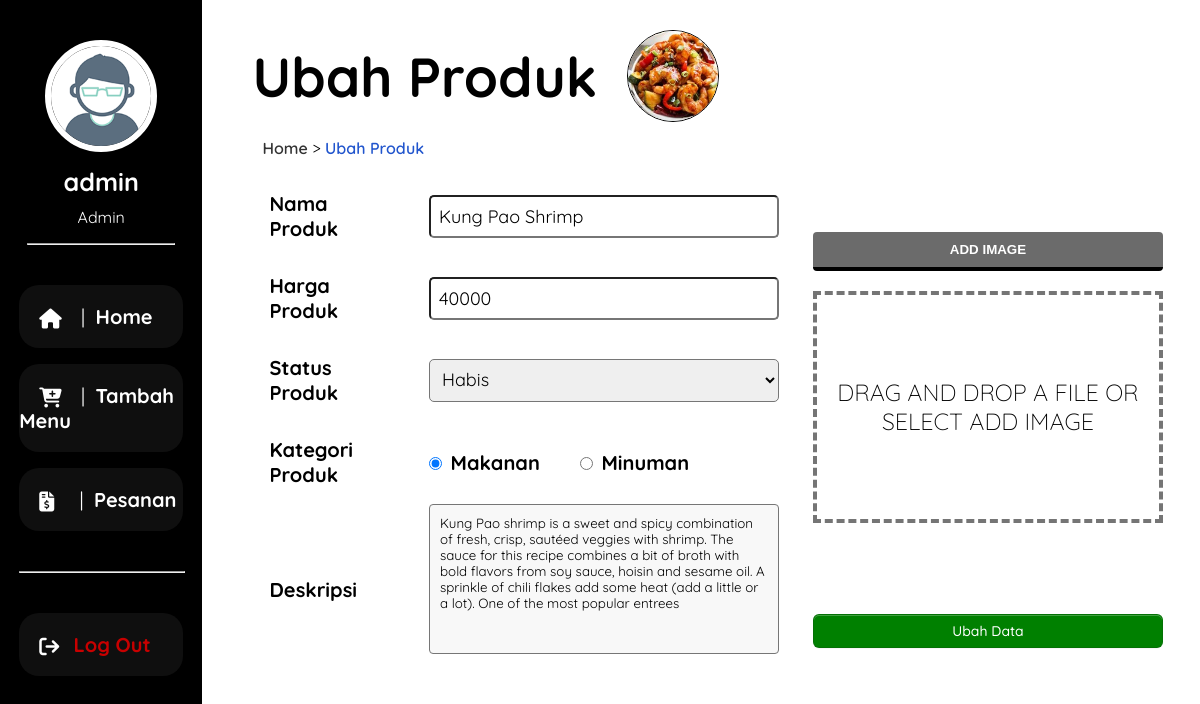
The page /admin/ubah.php?idProduk=1 (signed in) on the database its author committed.
### tables this page shows
CREATE TABLE `produk` (
  `idProduk` int(11) NOT NULL,
  `namaProduk` varchar(200) NOT NULL,
  `hargaProduk` int(11) NOT NULL,
  `statusProduk` enum('Tersedia','Habis') NOT NULL,
  `kategoriProduk` enum('Makanan','Minuman') NOT NULL,
  `gambarProduk` varchar(150) NOT NULL,
  `deskripsiProduk` varchar(300) NOT NULL,
  `tglUpload` timestamp NOT NULL DEFAULT current_timestamp()
);

### lib/functions.php (called while the page is built, shortened)
<?php
$conn = mysqli_connect("localhost", "root", "", "uas_pemweb");
function query($query)
{
	global $conn;
	$result = mysqli_query($conn, $query);
	$rows = [];
	while ($row = mysqli_fetch_assoc($result)) {
		$rows[] = $row;
	}
	return $rows;
}

### admin/ubah.php (the view, shortened to what this page needs)
<?php
require '../lib/functions.php';
$idProduk = $_GET["idProduk"];
$ubahProduk = query("SELECT * FROM produk WHERE idProduk = $idProduk")[0];
?>
<!DOCTYPE html>
<html>
<head>
    <link rel="stylesheet" href="https://cdnjs.cloudflare.com/ajax/libs/font-awesome/6.1.1/css/all.min.css">
    <link rel="stylesheet" href="../css/style.css">
</head>
<body>
    <div class="container">
        <aside>
            <div class="user-info">
                <img src="../img/profile.png" class="profile-picture" width="100px">
                <p id="profile-nama"><?= $_SESSION['username']; ?></p>
                <p id="profile-role"><?= $_SESSION['role']; ?></p>
            </div>
            <hr style="width: 80%;">
            <div class="aside-menu">
                <div class="menu">
                    <i class="fa-solid fa-lg fa-home"></i>
                    <a href="index.php"><span style=" font-weight: lighter; margin: 0 5px;"> | </span> Home</a>
                </div>
                <div class="menu">
                    <i class="fa-solid fa-lg fa-cart-plus"></i>
                    <a href="tambah.php"><span style=" font-weight: lighter; margin: 0 5px;"> | </span> Tambah Menu</a>
                </div>
                <div class="menu">
                    <i class="fa-solid fa-lg fa-file-invoice-dollar"></i>
                    <a href="pesananAdmin.php?statusProduk=menunggukonfirmasi"><span
                            style=" font-weight: lighter; margin: 0 5px; margin-left: 11px;"> |
                        </span>
                        Pesanan</a>
                </div>
                <hr style="width: 100%; margin: 40px 0;">
                <div class="menu">
                    <i class="fa-solid fa-arrow-right-from-bracket fa-lg"></i>
                    <a href="../lib/logout.php" style="color: rgb(200, 0, 0);">Log Out</a>
                </div>
            </div>
        </aside>
        <main>
            <div class="form-input">
                <div class="ubah-judul">
                    <h1>Ubah Produk</h1>
                    <img src="../img/<?= $ubahProduk['gambarProduk']; ?>" class="img-product">
                </div>
                <div class="navbar">
                    <p>
                        <a href="index.php">Home</a> > <a href="#" style="color: #2155cd;">Ubah Produk</a>
                    </p>
                </div>
                <form action="" method="POST" enctype="multipart/form-data">
                    <div class="main-tambah">
                        <div class="form-input-data">
                            <table style="margin-top: -20px;" class="tambah-data">
                                <tr>
                                    <td>Nama Produk</td>
                                    <td><input type="text" name="namaProduk" id="namaProduk"
                                            value="<?= $ubahProduk["namaProduk"]; ?>">
                                    </td>
                                </tr>
                                <tr>
                                    <td>Harga Produk</td>
                                    <td><input type="number" name="hargaProduk" id="hargaProduk"
                                            value="<?= $ubahProduk["hargaProduk"]; ?>"></td>
                                </tr>
                                <tr>
                                    <td>Status Produk</td>
                                    <td>
                                        <select name="statusProduk" id="statusProduk">
                                            <?php
                                            if ($ubahProduk["statusProduk"] === "Tersedia") {
                                                echo "<option value='Tersedia'>Tersedia</option>
                                    <option value='Habis'>Habis</option>";
                                            } else {
                                                echo "<option value='Tersedia'>Tersedia</option>
                                    <option value='Habis' selected>Habis</option>";
                                            }
                                            ?>
                                        </select>
                                    </td>
                                </tr>
                                <tr>
                                    <td>Kategori Produk</td>
                                    <td>
                                        <?php
                                        if ($ubahProduk["kategoriProduk"] === "Makanan") {
                                            echo '<input style="width: fit-content;" type="radio" id="kategoriProduk" name="kategoriProduk" value="Makanan" checked>
                                                <label for="kategoriProduk">Makanan</label><input style="width: fit-content;" type="radio" id="kategoriProduk" name="kategoriProduk" value="Minuman">
                                                <label for="kategoriProduk">Minuman</label>';
                                        }
                                        ?>
                                    </td>
                                </tr>
                                <tr>
                                    <td>Deskripsi</td>
                                    <td><textarea name="deskripsiProduk" id="deskripsiProduk" cols="30"
                                            rows="10"><?= $ubahProduk["deskripsiProduk"]; ?></textarea>
                                    </td>
                                </tr>
                            </table>
                            <table>
                                <tr>
                                    <td>
                                        <div class="file-upload" style="margin-top: -28px;">
                                            <button class="file-upload-btn" type="button"
                                                onclick="$('.file-upload-input').trigger( 'click' )">Add Image</button>
                                            <div class="image-upload-wrap">
                                                <div class="drag-text">
                                                    <h3>Drag and drop a file or select add Image</h3>
                                                </div>
                                            </div>
                                        </div>
                                    </td>
                                </tr>
                                <tr>
                                    <td>
                                        <button type="submit" name="submit" class="submit-button"
                                            style="width: 350px; background-color: green; color: white;">Ubah
                                            Data</button>
                                    </td>
                                </tr>
                            </table>
                        </div>
                    </div>
                </form>
            </div>
        </main>
    </div>
</body>
</html>

### css/style.css (style rules this page uses)
body { margin: 0; padding: 0; box-sizing: border-box; max-height: 100vh; }
.container { width: 100%; font-family: Quicksand; display: flex; }
.navbar { margin-left: 10px; }
.navbar a { text-decoration: none; color: rgb(51, 51, 51); font-weight: 600; }
main { width: 1400px; box-sizing: border-box; padding: 30px 20px 0 50px; }
main h1 { margin: 0; padding: 0; font-size: 55px; font-weight: bold; }
.main-tambah { display: flex; }
.form-input-data { margin-top: 20px; display: flex; }
.form-input-data table tr { padding-bottom: 50px; }
.form-input-data td { font-weight: bold; font-size: 20px; border: none; }
.form-input-data input, select, textarea { margin-left: 40px; }
input { border-radius: 5px; width: 350px; padding: 8px 8px; box-sizing: border-box; font-family: Quicksand; font-size: 18px; }
textarea { width: 350px; height: 150px; padding: 10px 10px; box-sizing: border-box; border-radius: 4px; margin-top: -15px; background-color: #f8f8f8; resize: none; font-family: Quicksand; }
select { width: 350px; padding: 8px 8px; border-radius: 5px; box-sizing: border-box; font-family: Quicksand; font-size: 18px; }
.submit-button { margin-left: 30px; }
.list-product th, td { border-bottom: 1px solid #ddd; padding: 15px; }
aside { box-sizing: border-box; width: 400px; background-color: black; padding: 10px; color: white; min-height: 100vh; }
aside i { margin-left: 20px; }
.user-info { text-align: center; }
.user-info img { border-radius: 100%; border: 6px solid white; margin-top: 30px; }
.user-info #profile-nama { margin-top: 10px; font-weight: bold; font-size: 25px; }
.user-info #profile-role { margin-top: -15px; }
.aside-menu { width: 90%; margin: auto; text-align: left; margin-top: 40px; }
.aside-menu .menu { box-sizing: border-box; padding: 19px 0; background-color: rgb(15, 15, 15); margin-bottom: 16px; border-radius: 20px; cursor: pointer; align-items: center; }
.aside-menu .menu a { color: white; font-size: 20px; text-decoration: none; font-weight: bold; margin-left: 10px; }
.ubah-judul { display: flex; align-items: center; }
.ubah-judul img { margin-left: 30px; width: 90px; height: 90px; border-radius: 100%; border: 1px solid black; }
.submit-button { appearance: none; background-color: #fafbfc; border: 1px solid rgba(27, 31, 35, 0.15); border-radius: 6px; box-shadow: rgba(27, 31, 35, 0.04) 0 1px 0, rgba(255, 255, 255, 0.25) 0 1px 0 inset; box-sizing: border-box; color: #24292e; cursor: pointer; display: inline-block; font-family: Quicksand; font-size: 14px; font-weight: 500; line-height: 20px; list-style: none; padding: 6px 16px; position: relative; transition: background-color 0.2s cubic-bezier(0.3, 0, 0.5, 1); user-select: none; -webkit-user-select: none; touch-action: manipulation; vertical-align: middle; white-space: nowrap; word-wrap: break-word; margin: 0; }
.submit-button:before { display: none; }
.file-upload { background-color: #ffffff; width: 350px; }
.file-upload-btn { width: 100%; margin: 0; color: #fff; background: #6b6b6b; border: none; padding: 10px; border-radius: 4px; border-bottom: 4px solid black; transition: all 0.2s ease; outline: none; text-transform: uppercase; font-weight: 700; }
.image-upload-wrap { margin-top: 20px; border: 4px dashed #757575; position: relative; }
.drag-text { text-align: center; }
.drag-text h3 { font-weight: 100; text-transform: uppercase; color: #040404; padding: 60px 0; }

### rows shown on the page
produk: gambarProduk (picture), namaProduk "Kung Pao Shrimp", hargaProduk "40000", statusProduk "Habis", deskripsiProduk "Kung Pao shrimp is a sweet and spicy combination of fresh, crisp, sautéed veggies with shrimp. The sauce for this recipe combines a bit of broth with bold flavors from soy sauce, hoisin and sesame oil. A sprinkle of chili flakes add some heat (add a little or a lot). One of the most popular entrees"

### other values the page prints
$_SESSION['username'] "admin"
$_SESSION['role'] "Admin"
